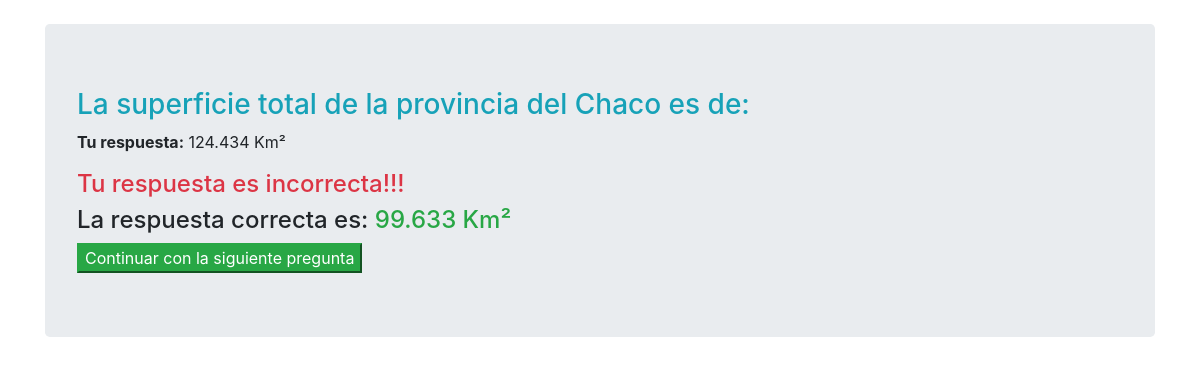
Page /resultado/13/ on the committed database.
### Quiz/models.py (models this page shows, shortened)
class PreguntasRespondidas(models.Model):
	quizUser = models.ForeignKey(QuizUsuario, on_delete=models.CASCADE, related_name='intentos')
	pregunta = models.ForeignKey(Pregunta, on_delete=models.CASCADE)
	respuesta = models.ForeignKey(ElegirRespuesta, on_delete=models.CASCADE, null=True)
	correcta  = models.BooleanField(verbose_name='¿Es esta la respuesta correcta?', default=False, null=False)
	puntaje_obtenido = models.DecimalField(verbose_name='Puntaje Obtenido', default=0, decimal_places=2, max_digits=6)

class Pregunta(models.Model):
	NUMER_DE_RESPUESTAS_PERMITIDAS = 1
	texto = models.TextField(verbose_name='Texto de la pregunta')
	max_puntaje = models.DecimalField(verbose_name='Maximo Puntaje', default=5, decimal_places=2, max_digits=6)

class ElegirRespuesta(models.Model):
	MAXIMO_RESPUESTA = 4
	pregunta = models.ForeignKey(Pregunta, related_name='opciones', on_delete=models.CASCADE)
	correcta = models.BooleanField(verbose_name='¿Es esta la pregunta correcta?', default=False, null=False)
	texto = models.TextField(verbose_name='Texto de la respuesta')
	def __str__(self):
		return self.texto

### Quiz/views.py (the view)
# urls.py: path('resultado/<int:pregunta_respondida_pk>/', resultado_pregunta, name='resultado'),
def resultado_pregunta(request, pregunta_respondida_pk):
	respondida = get_object_or_404(PreguntasRespondidas, pk=pregunta_respondida_pk)
	context = {
		'respondida':respondida
	}
	return render(request, 'play/resultados.html', context)

### template/play/resultados.html
{% extends 'base.html' %}
{% block contenido %}
<div class="container">
	<div class="jumbotron my-4">
		<h3 class="text-info">{{respondida.pregunta.texto|safe}}</h3>
		<p>
			<strong>Tu respuesta:</strong>
			{{respondida.respuesta.texto|safe}}
		</p>
	{% if respondida.respuesta.correcta %}
		<h4 class="text-success">Yeah!! Tu respuesta es correcta</h4>
	{% else %}
		<h4 class="text-danger">Tu respuesta es incorrecta!!!</h4>
		{% for respuesta in respondida.pregunta.opciones.all %}
			{% if respuesta.correcta %}
				<h4>La respuesta correcta es: <span class="text-success">{{respuesta}}</span></h4>
			{% endif %}
		{% endfor %}
	{% endif %}
	<a href="{% url 'jugar' %}">
		<button class="btn-success">
			Continuar con la siguiente pregunta
		</button>
	</a>
	</div>
</div>
{% endblock %}

### template/base.html (style rules this page uses)
body { background-image: url("https://fotos.perfil.com/2019/05/13/trim/960/540/0513-chaco-formosa-low-cost-698403.jpg?format=webp") ; background-size: cover; background-attachment: fixed; }

### rows in the picture
PreguntasRespondidas: pregunta.texto "La superficie total de la provincia del Chaco es de:", respuesta.texto "124.434 Km²"
ElegirRespuesta: texto "99.633 Km²"
